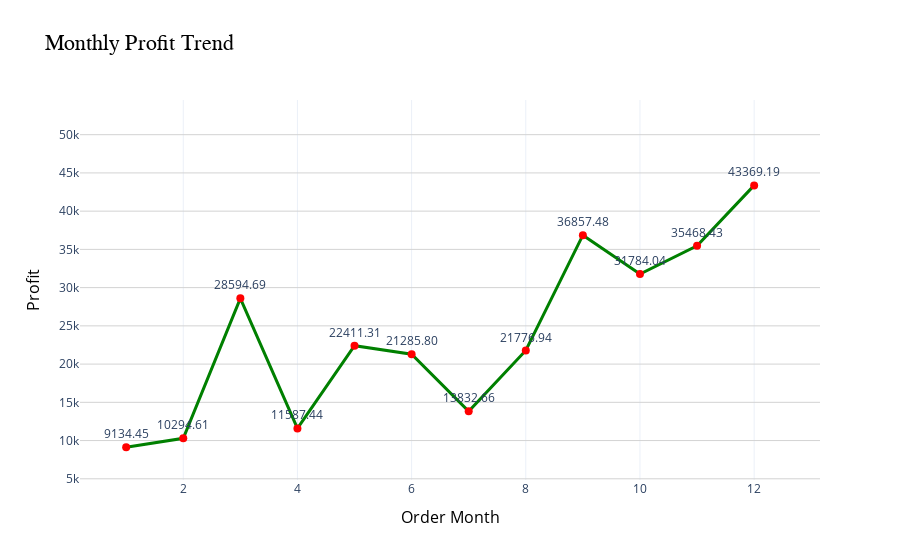

The cell this chart's notebook holds for it:
### Code cell
fig = px.line(monthly_profit, 
              x='Order Month', 
              y='Profit', 
              title='Monthly Profit Trend', 
              text=monthly_profit['Profit'].apply(lambda x: f"{x:.2f}"))

fig.update_traces(
    line=dict(color='green', width=3), 
    marker=dict(size=8, color='red'), 
    textposition='top center', 
    texttemplate='%{text}'
)

fig.update_layout(
    title=dict(font=dict(size=22, family='Arial', color='black')),
    xaxis=dict(title='Order Month', titlefont=dict(size=16, color='black')), 
    yaxis=dict(title='Profit', titlefont=dict(size=16, color='black')), 
    plot_bgcolor='white',
    xaxis_showgrid=True, 
    yaxis_showgrid=True, 
    yaxis_gridcolor='lightgray'
)

fig.show()

### Figure 1 — Plotly figure (JSON) as saved in the notebook; plotly's stock layout.template omitted (floating-point values rounded to 4 significant figures)
{"data": [{"hovertemplate": "Order Month=%{x}<br>Profit=%{y}<br>text=%{text}<extra></extra>", "legendgroup": "", "line": {"color": "green", "dash": "solid", "width": 3}, "marker": {"color": "red", "size": 8, "symbol": "circle"}, "mode": "text+markers+lines", "name": "", "orientation": "v", "showlegend": false, "text": ["9134.45", "10294.61", "28594.69", "11587.44", "22411.31", "21285.80", "13832.66", "21776.94", "36857.48", "31784.04", "35468.43", "43369.19"], "textposition": "top center", "texttemplate": "%{text}", "type": "scatter", "x": [1, 2, 3, 4, 5, 6, 7, 8, 9, 10, 11, 12], "xaxis": "x", "y": [9134.0, 10290.0, 28590.0, 11590.0, 22410.0, 21290.0, 13830.0, 21780.0, 36860.0, 31780.0, 35470.0, 43370.0], "yaxis": "y"}], "layout": {"autosize": true, "legend": {"tracegroupgap": 0}, "plot_bgcolor": "white", "title": {"font": {"color": "black", "family": "Arial", "size": 22}, "text": "Monthly Profit Trend"}, "xaxis": {"anchor": "y", "autorange": false, "domain": [0, 1], "range": [0.1913, 13.15], "showgrid": true, "title": {"font": {"color": "black", "size": 16}, "text": "Order Month"}, "type": "linear"}, "yaxis": {"anchor": "x", "autorange": false, "domain": [0, 1], "gridcolor": "lightgray", "range": [4844.0, 54530.0], "showgrid": true, "title": {"font": {"color": "black", "size": 16}, "text": "Profit"}, "type": "linear"}}}
